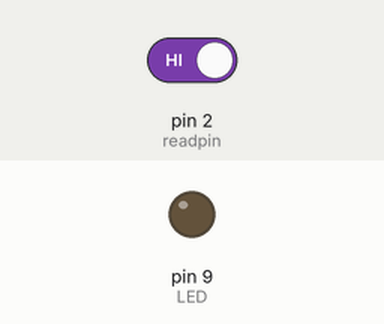
A sketch run on a simulated Arduino Uno, built with avr-gcc and run on an emulated ATmega328P. Shown: output pins drawn as LEDs (lit = HIGH). The inputs (shaded band) are chosen by the test bench; at power-on: pin 2 (readpin) HIGH. What the sketch prints to the serial monitor is not drawn.

Above: at 1.2 s.
1.3 s: pin 2 (readpin) driven LOW
At 1.8 s:
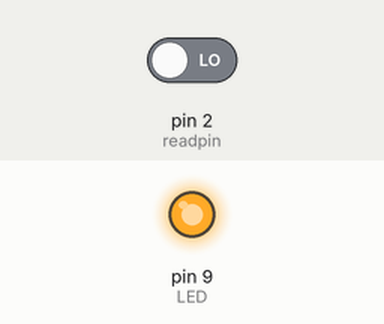
2.8 s: pin 2 (readpin) driven HIGH
At 4.2 s:
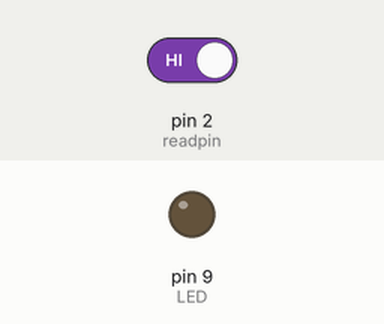
Timing chart, 0 to 5.8 s (numbered marks = the images above; inputs shaded):
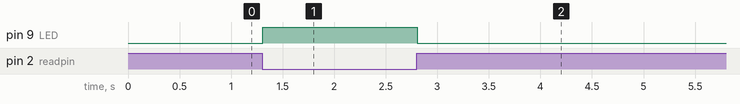

Measured:
- after the input at 1.3 s, pin 9 (LED): LOW → HIGH at once
- after the input at 2.8 s, pin 9 (LED): HIGH → LOW at once

The sketch:

pullUpResistor.ino
```cpp
int LED = 9;
int readpin = 2;
int buttonState = 0;

void setup() {
  // put your setup code here, to run once:

  pinMode(LED,OUTPUT);
  pinMode(readpin,INPUT);
  Serial.begin(9600);
}

void loop() {
  // put your main code here, to run repeatedly:
  buttonState = digitalRead(readpin);
  Serial.println(buttonState);
  if (buttonState == 0){
    digitalWrite(LED,HIGH);
  }else{
    digitalWrite(LED,LOW);
  }
}
```
